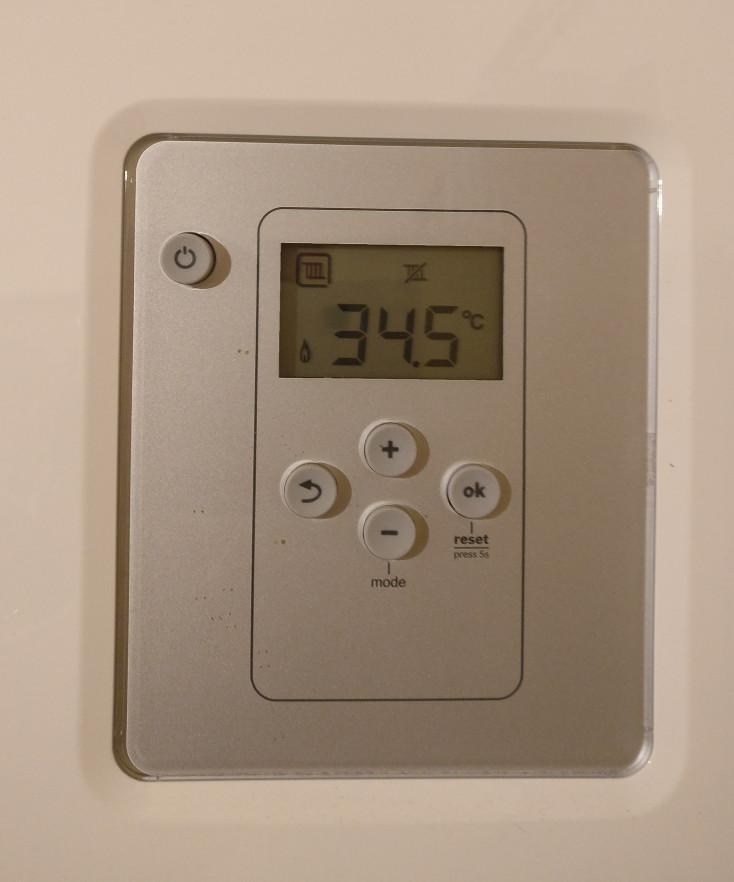
#> input picture Kod denemeleri (Hepsi)/Kodları denerken kullanılan resimler/example.jpg, 734 x 882 px, given in place of the camera
$ python 3.py
#> lines starting #> are read from the running program, lines starting #| are printed output that depends on the picture
from PIL import Image

import pytesseract

import cv2

import time

import numpy as np


def show_webcam(mirror=True):
#> called with mirror = True
    cam = cv2.VideoCapture(0)

    while True:

        ret_val, img = cam.read()
#> img is the input picture: shape (882, 734, 3); mean B, G, R 129, 147.5, 166.8

        if mirror:
            img2 = cv2.copyMakeBorder(img, 100, 100, 100, 100, cv2.BORDER_REPLICATE)
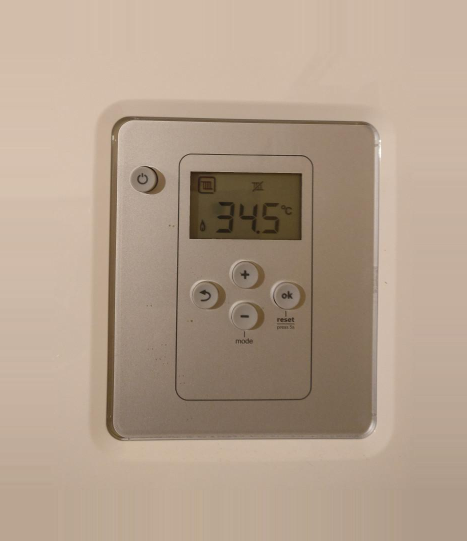
#> img2: shape (1082, 934, 3) (shown at 1/2 size); mean B, G, R 139.8, 158.1, 177.8

        img3 = cv2.cvtColor(img2, cv2.COLOR_BGR2GRAY)
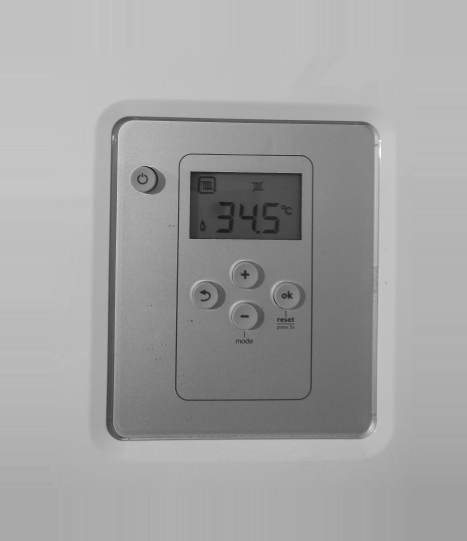
#> img3: shape (1082, 934) (shown at 1/2 size); min 9, max 253, mean 161.9

        ret, img4 = cv2.threshold(img3, 245, 255, cv2.THRESH_TOZERO_INV)

        cv2.imshow("CAMERA", img4)

        kernel = np.ones((1, 1), np.uint8)

        img4 = cv2.dilate(img4, kernel, iterations=1)

        img4 = cv2.erode(img4, kernel, iterations=1)

        median = cv2.medianBlur(img4, 5)

        cv2.imshow("median", median)

        cv2.imwrite("Live_frame.jpg", median)

        # time.sleep(0.2)

        pytesseract.pytesseract.tesseract_cmd = r'C:\Program Files\Tesseract-OCR\tesseract.exe'

        img5 = Image.open("Live_frame.jpg")


        text = pytesseract.image_to_string(img5, lang='tur')
        time.sleep(1)

        print(text)

        if cv2.waitKey(1) == 27:
            cv2.destroyAllWindows()

            break  # esc to quit


def main():
    show_webcam(mirror=True)
#> (the call stopped at in show_webcam, `text = pytesseract.image_to_string(img5, lang='tur')`: pytesseract is not available in this run)


if __name__ == '__main__':
    main()
